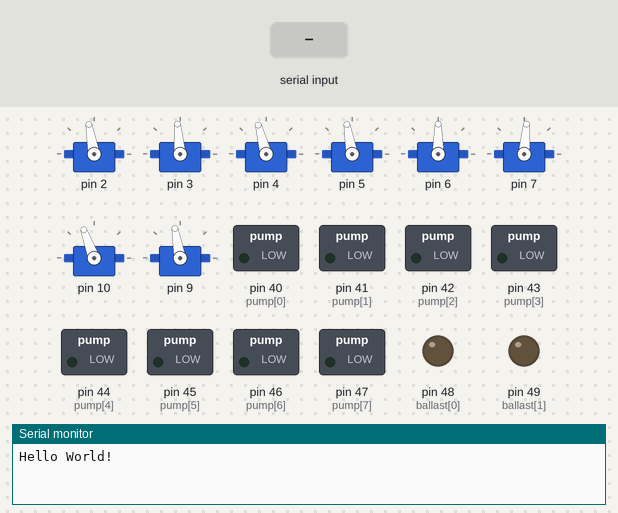
Bench run of a sketch on a simulated Arduino Mega 2560, built with avr-gcc and run on an emulated ATmega2560. Parts: 8 × servo, switched loads named in the sketch (green lamp = pin HIGH), output pins drawn as LEDs (lit = HIGH), the last lines printed to the serial monitor. Inputs (shaded band) come from the test bench.

Above: at 1.2 s.
1.3 s: "w" received over Serial
At 2.5 s:
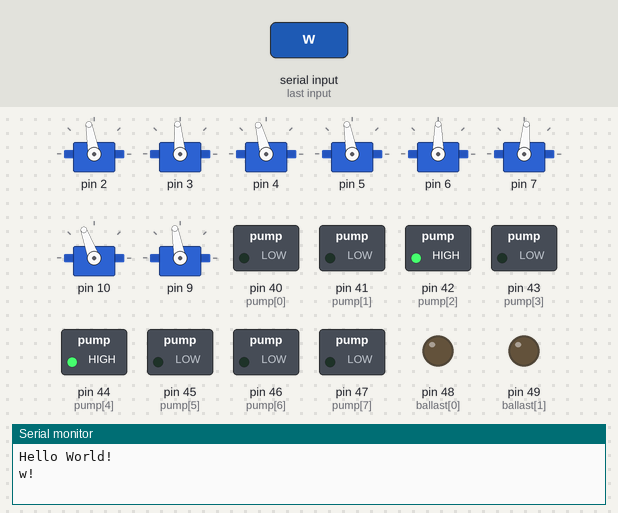
2.8 s: "s" received over Serial
At 3.7 s:
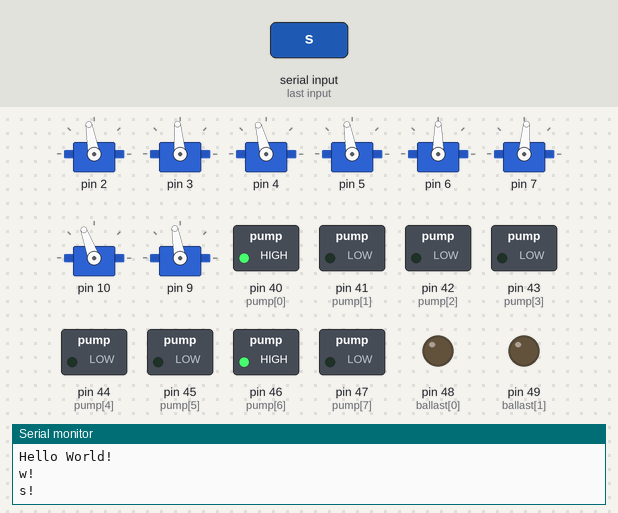
4.3 s: "a" received over Serial
At 4.8 s:
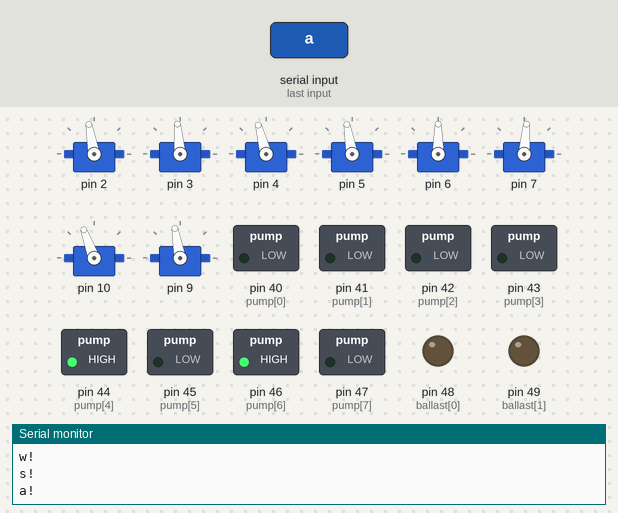
5.8 s: "d" received over Serial
At 7.0 s:
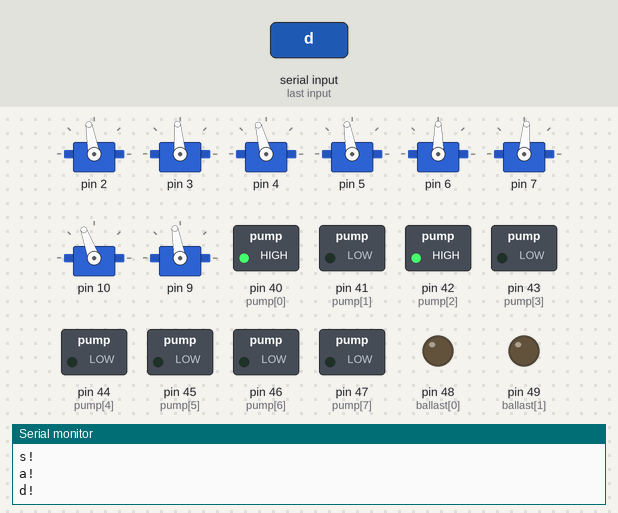
7.3 s: "i" received over Serial
At 8.3 s:
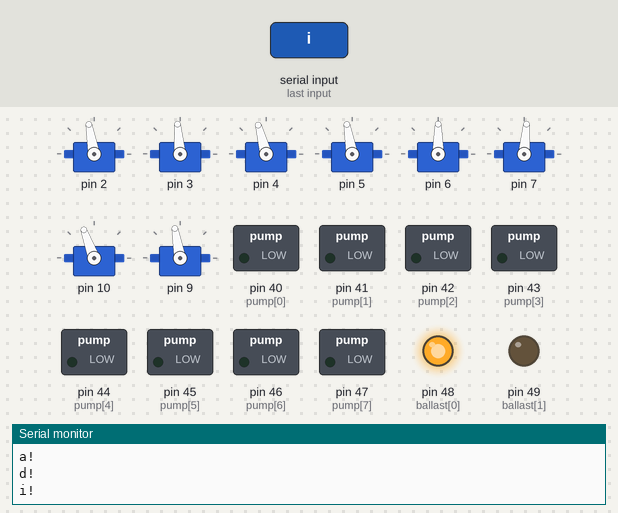
8.8 s: "k" received over Serial
At 9.4 s:
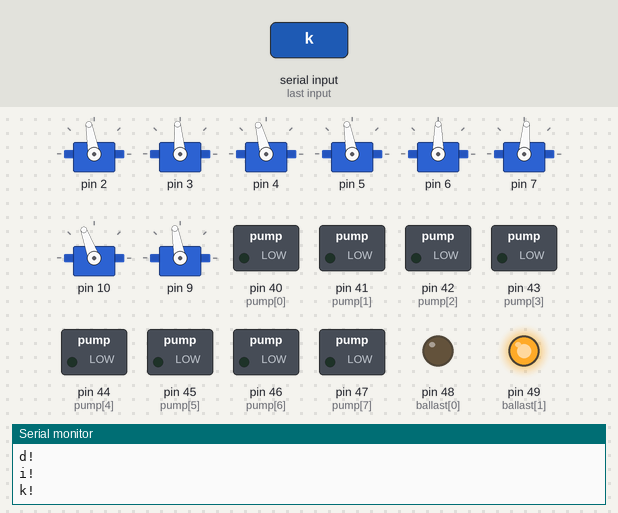
Timing chart, 0 to 11.3 s (numbered marks = the images above; inputs shaded):
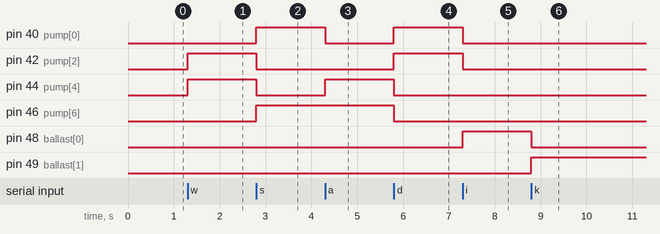

The sketch:

all_actuators_keycontrol.ino
```cpp
#include <Servo.h>

Servo myservo[8];

// const int CONST_POS = 90;
const int PUMP_1 = 0;
const int PUMP_2 = 2;
const int PUMP_3 = 4;
const int PUMP_4 = 6;
const int SER_PAN_1 = 0;
const int SER_PAN_2 = 2;
const int SER_PAN_3 = 4;
const int SER_PAN_4 = 6;
const int SER_TILT_1 = 1;
const int SER_TILT_2 = 3;
const int SER_TILT_3 = 5;
const int SER_TILT_4 = 7;
int ballast[2] = {48, 49};
int pump[8] = {40, 41, 42, 43, 44, 45, 46, 47};
const int CONST_POS[8] = {100,95,105,100,90,85,110,100};
int ballastTime = 5000;
const byte CONST_P = 0x37;
byte c;
int valid = 0;

void setup()
{
  Serial.begin(9600);
  Serial.println("Hello World!");
  myservo[0].attach(2);
  myservo[1].attach(3);
  myservo[2].attach(4);
  myservo[3].attach(5);
  myservo[4].attach(6);
  myservo[5].attach(7);
  myservo[6].attach(10);
  myservo[7].attach(9);
  for(int i=0; i<8; i++)
  {
    servoInit(i);
  }
  pinMode(ballast[0], OUTPUT);
  pinMode(ballast[1], OUTPUT);
  pinMode(pump[0], OUTPUT);
  pinMode(pump[1], OUTPUT);
  pinMode(pump[2], OUTPUT);
  pinMode(pump[3], OUTPUT);
  pinMode(pump[4], OUTPUT);
  pinMode(pump[5], OUTPUT);
  pinMode(pump[6], OUTPUT);
  pinMode(pump[7], OUTPUT);
}

void loop()
{
    c = Serial.read();

    // f1 p1 t1 f2 p2 t2 f3 p3 t3 f4 p4 t4 b1 b2
    switch (c) {
    case 'w':
      //do something when var equals 1
      actuatorCmd(0, 0, 0, 1, 0, 0, 1, 0, 0, 0, 0, 0, 0, 0);
      //actuatorCmd(1, 0, 0, 0, 0, 0, 0, 0, 0);
      valid = 1;
      break;
    case 's':
      //do something when var equals 2
      actuatorCmd(1, 0, 0, 0, 0, 0, 0, 0, 0, 1, 0, 0, 0, 0);
      //actuatorCmd(0, 0, 0, 1, 0, 0, 1, 0, 0);
      valid = 1;
      break;
    case 'a':
      actuatorCmd(0, 0, 0, 0, 0, 0, 1, 0, 0, 1, 0, 0, 0, 0);
      //actuatorCmd(1, 0, 0, 0, 30, 0, 1, 0, 0);
      valid = 1;
      break;
    case 'd':
      actuatorCmd(1, 0, 0, 1, 0, 0, 0, 0, 0, 0, 0, 0, 0, 0);
      //actuatorCmd(1, 0, 0, 1, 0, 0, 0, -30, 0);
      valid = 1;
      break;
    case 'i':
      actuatorCmd(0, 0, 0, 0, 0, 0, 0, 0, 0, 0, 0, 0, 1, 0);
      valid = 1;
      break;
    case 'k':
      actuatorCmd(0, 0, 0, 0, 0, 0, 0, 0, 0, 0, 0, 0, 0, 1);
      valid = 1;
      break;
    case 'j':
      actuatorCmd(1, -40, 0, 1, -40, 0, 1, -40, 0, 1, -40, 0, 0, 0);
      valid = 1;
      break;
    case 'l':
      actuatorCmd(1, 40, 0, 1, 40, 0, 1, 40, 0, 1, 40, 0, 0, 0);
      valid = 1;
      break;
    case 'q':
      actuatorCmd(0, 0, 0, 0, 0, 0, 0, 0, 0, 0, 0, 0, 0, 0);
      valid = 1;
      break;
    default:
      //actuatorCmd(0, 0, 0, 0, 0, 0, 0, 0, 0);
      valid = 0;
  }
  // Serial.flush();
  if (valid)
  {
    Serial.write(c);
    Serial.println('!');
  }

//  for(int i=0; i<6; i++)
//  {
//    // servoInit(i);
//    servoSweep(i);
//    delay(1000);
//  }
//  delay(2000);
//  pumpSweep(0);
//  delay(2000);
//  pumpSweep(1);
//  delay(2000);
//  pumpSweep(2);
//  delay(2000);
//  ballastSweep(ballastTime);
}

void servoInit(int servoId)
{
  myservo[servoId].write(CONST_POS[servoId]);
}

void servoActive(int servoId, int relPos)
{
  myservo[servoId].write(CONST_POS[servoId] + relPos);
}

void pumpActive(int pumpId, int state)
{
  if(state)
  {
   digitalWrite(pump[pumpId], HIGH);
   digitalWrite(pump[pumpId+1], LOW);
  }
  else
  {
   digitalWrite(pump[pumpId], LOW);
   digitalWrite(pump[pumpId+1], LOW);
  }
}

void ballastActive(int posi, int neg)
{
  if(posi==1 && neg==0)
  {
    digitalWrite(ballast[0], HIGH);
    digitalWrite(ballast[1], LOW);
  }
  else if(posi==0 && neg==1)
  {
    digitalWrite(ballast[0], LOW);
    digitalWrite(ballast[1], HIGH);
  }
  else
  {
    digitalWrite(ballast[0], LOW);
    digitalWrite(ballast[1], LOW);
  }
  delay(10);
}

void actuatorCmd(int f1, int p1, int t1, int f2, int p2, int t2, int f3, int p3, int t3, int f4, int p4, int t4, int b1, int b2)
{
  pumpActive(PUMP_1, f1);
  pumpActive(PUMP_2, f2);
  pumpActive(PUMP_3, f3);
  pumpActive(PUMP_4, f4);
  servoActive(SER_TILT_1, t1);
  servoActive(SER_TILT_2, t2);
  servoActive(SER_TILT_3, t3);
  servoActive(SER_TILT_4, t4);
  servoActive(SER_PAN_1, p1);
  servoActive(SER_PAN_2, p2);
  servoActive(SER_PAN_3, p3);
  servoActive(SER_PAN_4, p4);
  ballastActive(b1, b2);
  delay(10);
}
```

Measured:
- after the input at 1.3 s, pin 42 (pump[2]), pin 44 (pump[4]): LOW → HIGH at once
- after the input at 2.8 s, pin 40 (pump[0]), pin 46 (pump[6]): LOW → HIGH at once; pin 42 (pump[2]), pin 44 (pump[4]): HIGH → LOW at once
- after the input at 4.3 s, pin 40 (pump[0]): HIGH → LOW at once; pin 44 (pump[4]): LOW → HIGH at once
- after the input at 5.8 s, pin 40 (pump[0]), pin 42 (pump[2]): LOW → HIGH at once; pin 44 (pump[4]), pin 46 (pump[6]): HIGH → LOW at once
- after the input at 7.3 s, pin 40 (pump[0]), pin 42 (pump[2]): HIGH → LOW at once; pin 48 (ballast[0]): LOW → HIGH at once
- after the input at 8.8 s, pin 48 (ballast[0]): HIGH → LOW at once; pin 49 (ballast[1]): LOW → HIGH at once
